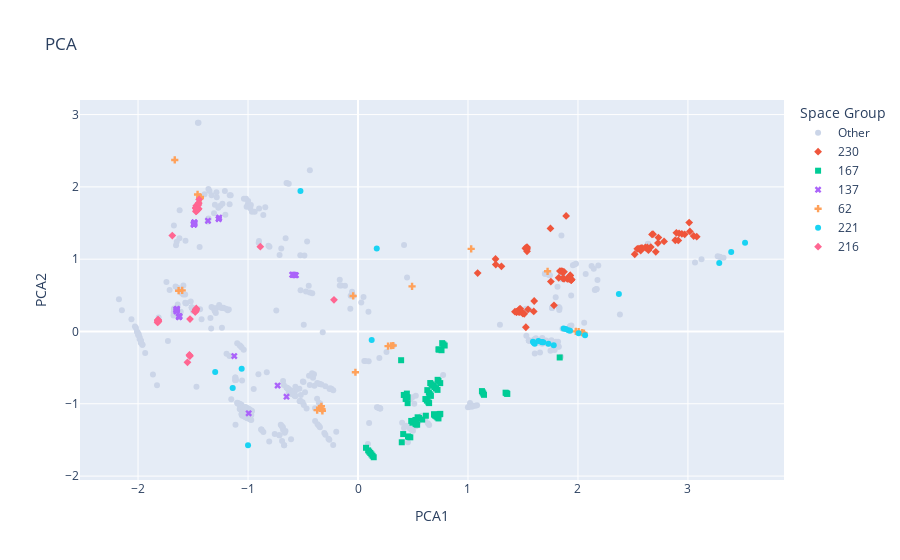

Notebook code cell kept with this figure:
### Code cell
import plotly.express as px

fig = px.scatter(df_pca, x='PCA1', y='PCA2', symbol='space group', color='space group',opacity=1,
                 title='PCA', hover_data=['formula', 'space group', 'ionic conductivity'], labels={'space group':'Space Group'},
                color_discrete_map={ # replaces default color mapping by value
                "Other": "rgb(203,213,232)"
            })
fig.show()

[230, 167, 216, 137, 62, 221]
